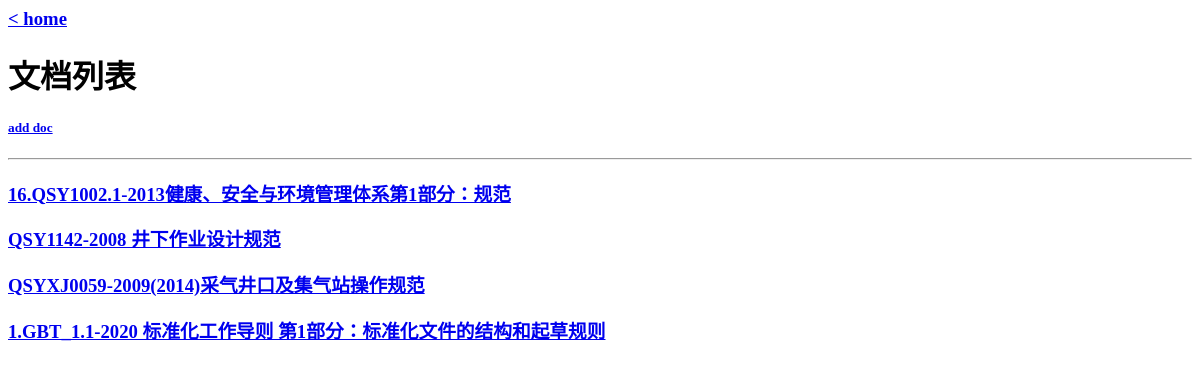
The app's page /blogs, older data.
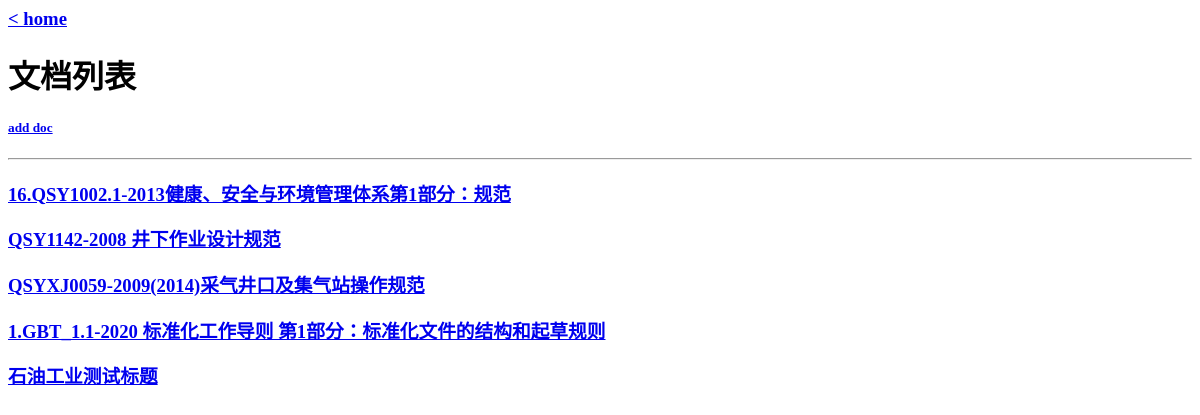
The same page, newer data.
### wsgi.py (models this page shows, shortened)
class Blog(db.Model):
    id = db.Column(db.Integer, primary_key=True)
    title = db.Column(db.String(100))
    text = db.Column(db.Text)

### wsgi.py (the view)
@app.route("/blogs", methods=["GET"])
def list_notes():
    blogs = Blog.query.all()
    return rt("list_blogs.html", blogs=blogs)

### movie/templates/list_blogs.html
<h3><a href="/home">< home</a></h3>
<h1>文档列表</h1>
<h5><a href="/blogs/create">add doc</a></h5>
<hr/>
{% if blogs %}
    {% for blog in blogs%}
        <h3><a href="/blogs/{{blog.id}}">{{blog.title}}</a></h3>
    {% endfor %}
{% else %}
    <p>no doc, let's create doc~</p>
    <a href="/blogs/create">to create doc</a>
{% endif %}

Row changes from the older to the newer data that the page shows:
added Blog: title "石油工业测试标题"
